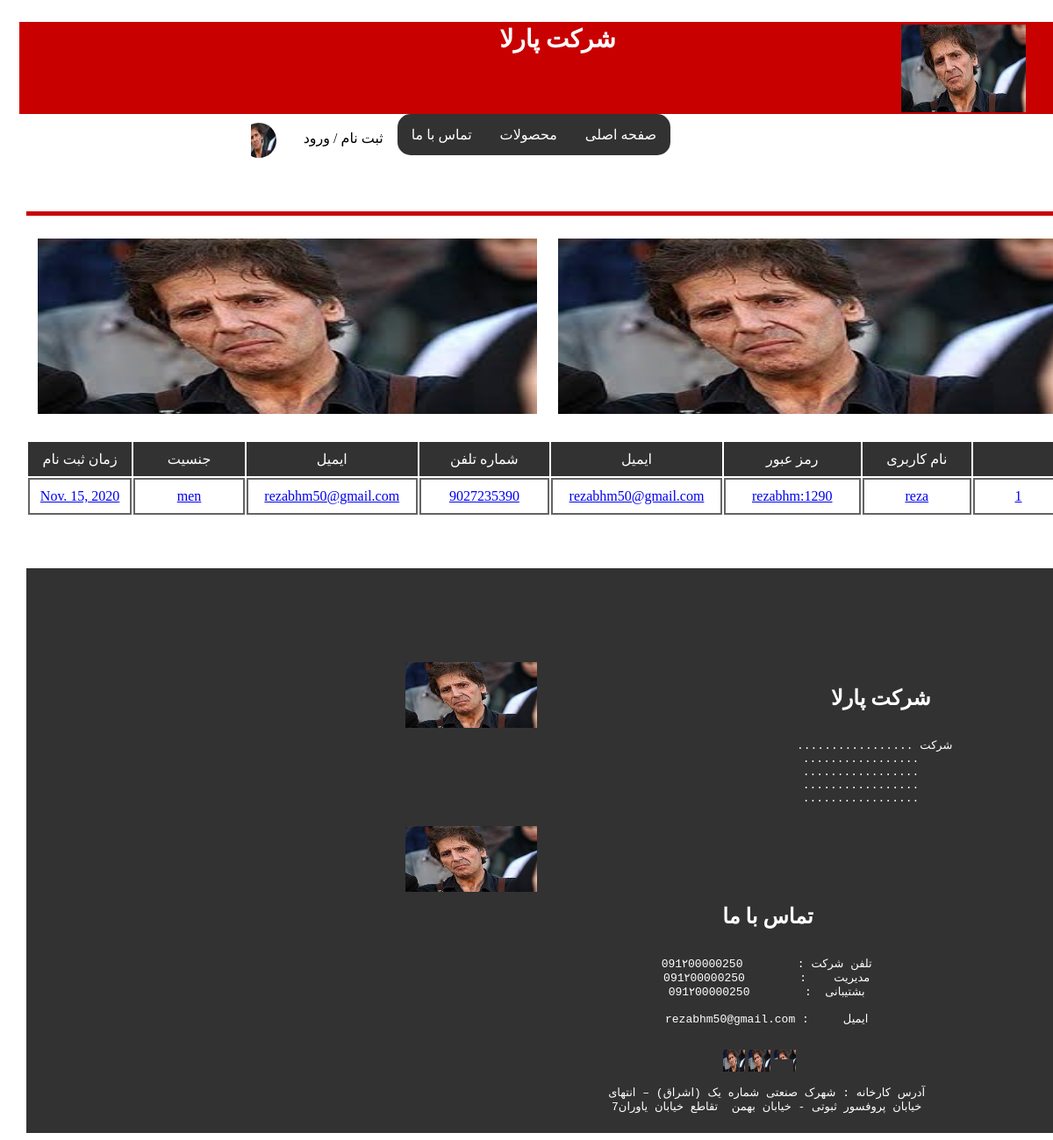
/all_profile/ (signed in), run on the app's committed database.
### retail_app1/models.py (models this page shows, shortened)
class user(models.Model):
    id_user = models.UUIDField(default= uuid.uuid4 , primary_key= True)
    username = models.CharField(max_length=50)
    password = models.CharField(max_length=50)
    email = models.CharField(max_length= 50 , null=True)
    phone_number = models.IntegerField()
    address = models.CharField(max_length=100)
    reg_time = models.DateField(auto_now=True)
    picture = models.ImageField(verbose_name="/media/" ,default="/media/1.jfif")
    sex_t = (
        ("m" , "men"),
        ("w", "women"),
    )
    sex = models.CharField(max_length=1 , choices=sex_t , default="men")

### retail_app1/views.py (the view, shortened to what this page needs)
# urls.py: re_path(r"all_profile/", views.AllProfile, name="UserProfile"),
def AllProfile(requests):
    if requests.user.is_superuser :
        usrs = user.objects.all()
        usrs_list = []
        ct = 1
        for usr in usrs:
            name = usr.username
            password = usr.password
            email = usr.email
            phonenumber = usr.phone_number
            sex = usr.sex
            reg_time = usr.reg_time
            if ct % 2 == 1:
                class_name = "first_class"
            else :
                class_name = "second_class"
            data = [
                ct ,
                name ,
                password ,
                email ,
                phonenumber,
                email ,
                sex ,
                reg_time,
                class_name
            ]
            ct += 1
            usrs_list.append(data)
        template = loader.get_template("retail_app1/all_profile.html")
        context = {
            "data" : usrs_list,
            "user_state ": True
        }
        return HttpResponse(template.render(context))

### retail_app1/templates/retail_app1/all_profile.html (shortened to what this page needs)
{% extends 'retail_app1/index.html' %}
{% block main %}
<table>
    <thead>
        <tr>
            <td class="thead">
            </td>
            <td class="thead">
                نام کاربری
            </td>
            <td class="thead">
                رمز عبور
            </td>
            <td class="thead">
                ایمیل
            </td>
            <td class="thead">
                شماره تلفن
            </td>
            <td class="thead">
                ایمیل
            </td>
            <td class="thead">
                جنسیت
            </td>
            <td class="thead">
                زمان ثبت نام
            </td>
        </tr>
    </thead>
    {% for x in data %}
    <tr>
        {% for i in x %}
            {% if not x.8 == i %}
                <td class="{{ x.8 }}">
                    <a href="/profile/{{ x.1 }}/" >{{ i }}</a>
                </td>
            {% endif %}
        {% endfor %}
    </tr>
    {% endfor %}
</table>
{% endblock %}

### data on the page
user: x "reza" "rezabhm:1290" "rezabhm50@gmail.com" "rezabhm50@gmail.com" "men" "Nov. 15, 2020"

### other printed values
{{ i }} "9027235390"
